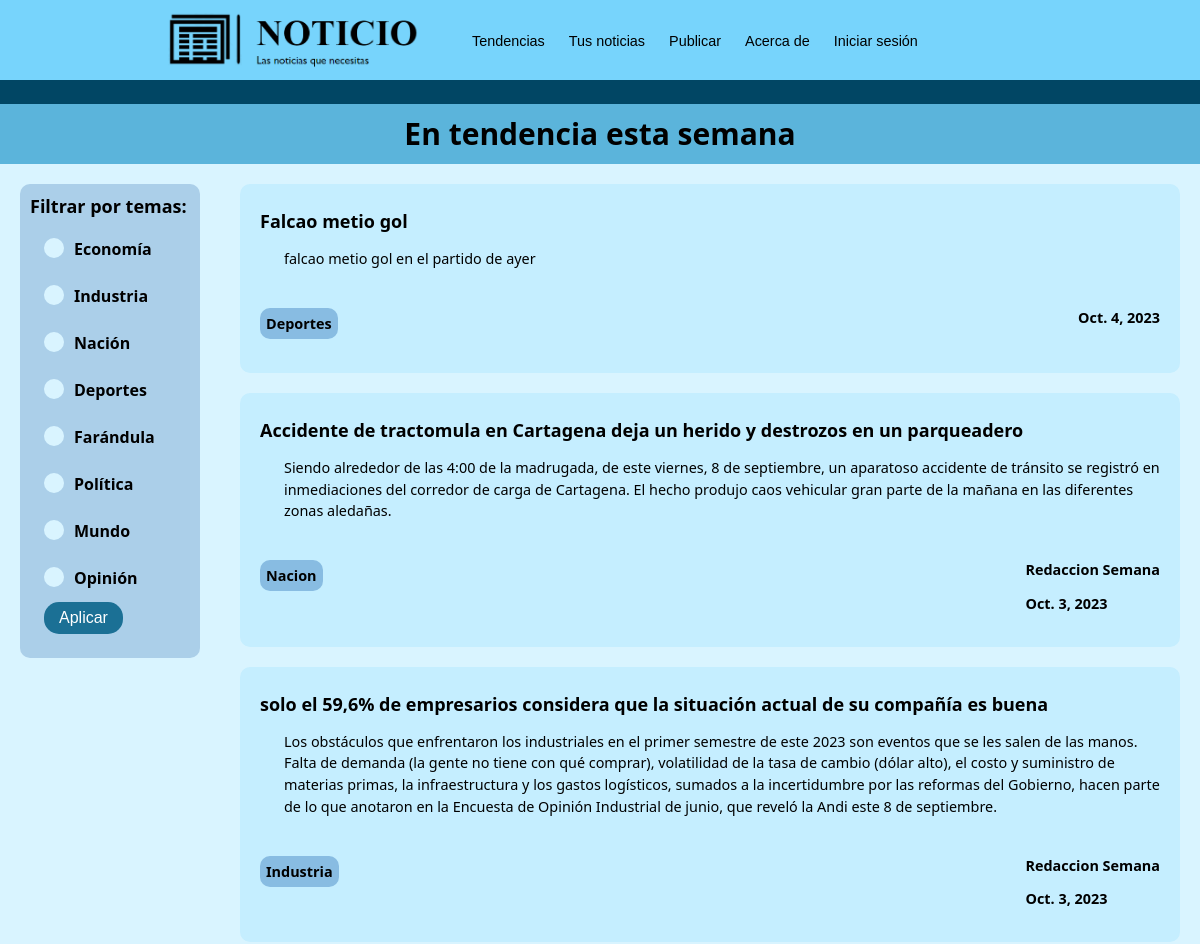
/ (upper part), run on an earlier commit of the app's database.
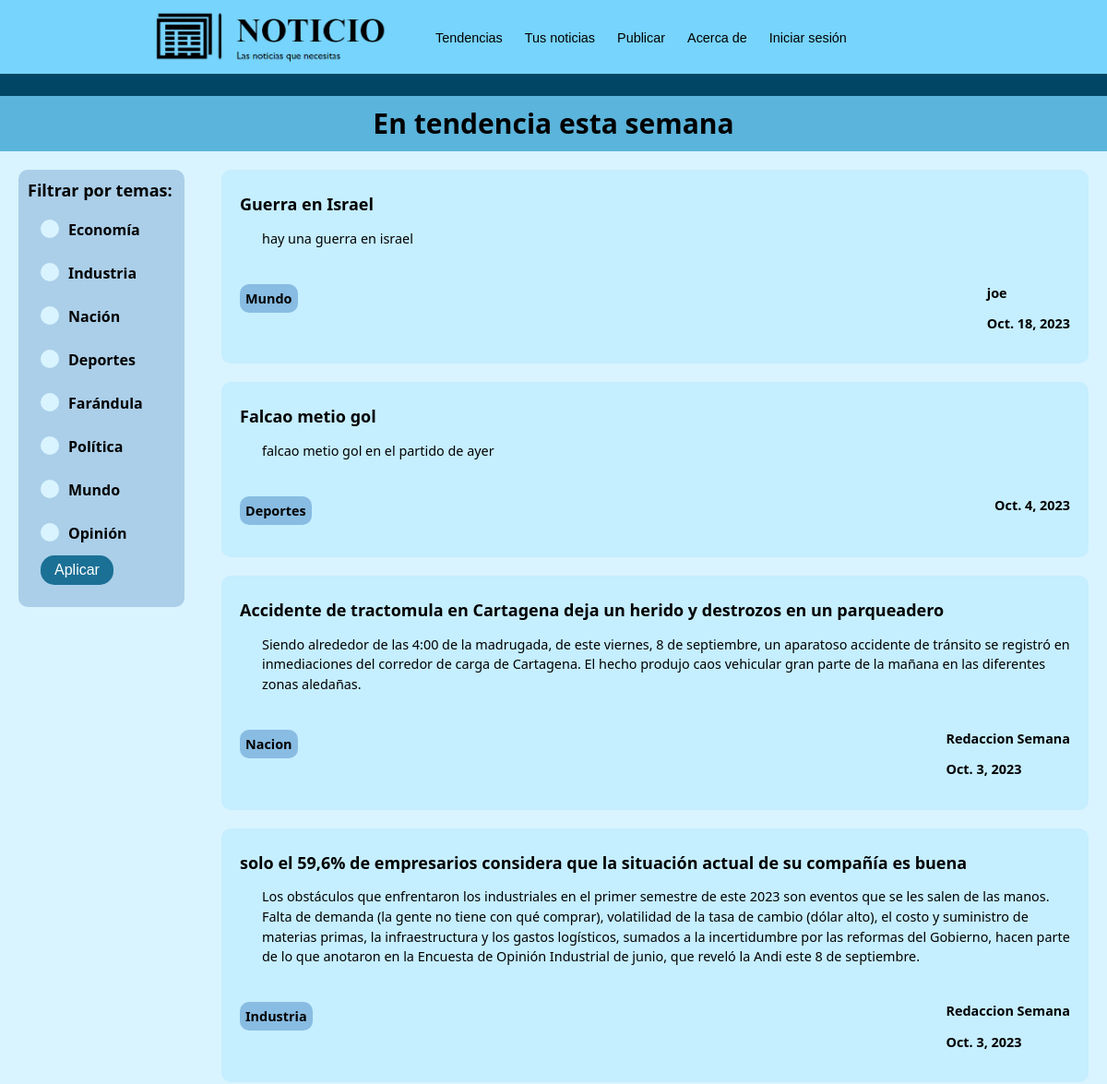
And on a later commit of the database.
### main/models.py (models this page shows, shortened)
class Noticia(models.Model):
    TAGS = (
        ('Nacion','Nacion'),
        ("Industria","Industria"),
        ("Economia","Economia"),
        ("Deportes","Deportes"),
        ("Farandula","Farandula"),
        ("Política","Política"),
        ("Mundo","Mundo"),
        ("Opinion","Opinion"),
    )
    autor = models.CharField(max_length=30)
    tags = models.CharField(max_length=50, choices = TAGS)
    titulo = models.TextField(max_length=200)
    resumen = models.TextField(max_length=600)
    fecha = models.DateField(auto_now=True)
    user = models.ForeignKey('CustomUser', on_delete=models.CASCADE,null=True,blank=True)
    url = models.CharField(max_length=200, null=True, blank = True)
    contenido = models.TextField(max_length=4000,null=True)
    class Meta:
        ordering = ["fecha"]

### main/views.py (the view, shortened to what this page needs)
# urls.py: path('',views.tendencias),
def tendencias(request):
    tags = ['Nacion','Industria', 'Economia', 'Deportes', 'Farandula','Política','Mundo','Opinion']
    applied_tags = []
    for tag in tags:
        if request.GET.get(tag):
            applied_tags.append(tag)
    noticias = Noticia.objects.all().order_by('fecha').reverse()
    if applied_tags == []:
        applied_tags = tags
    if request.method == 'GET':
        return render(request, "main/tendencias.html", {"noticias":noticias, "applied_tags":applied_tags})

### main/templates/main/tendencias.html (shortened to what this page needs)
{% extends 'main/layouts/nav1.html' %}
{% block content %}
<div id="subtitulo" class="contenedor-subtitulo">
    <p class="subtitle">En tendencia esta semana</p>
</div>
<div class="fondo">
    <div style="display: flex; flex-direction: column">
        <div id="filtros" class="filtros">
            <p class="subtitle2">Filtrar por temas:</p>
            <form class="form-filtros" method="get">
                <input type="checkbox" name = "Economia" class="form-checkbox" id="eco">
                <label for="eco" class="form-option">Economía</label><br><br>
                <input type="checkbox" name = "Industria" class="form-checkbox" id="ind">
                <label for="ind" class="form-option">Industria</label><br><br>
                <input type="checkbox" name = "Nacion" class="form-checkbox" id="nac">
                <label for="nac" class="form-option">Nación</label><br><br>
                <input type="checkbox" name = "Deportes" class="form-checkbox" id="dep">
                <label for="dep" class="form-option">Deportes</label><br><br>
                <input type="checkbox" name = "Farandula" class="form-checkbox" id="far">
                <label for="far" class="form-option">Farándula</label><br><br>
                <input type="checkbox" name = "Politica" class="form-checkbox" id="pol">
                <label for="pol" class="form-option">Política</label><br><br>
                <input type="checkbox" name = "Mundo" class="form-checkbox" id="mun">
                <label for="mun" class="form-option">Mundo</label><br><br>
                <input type="checkbox" name = "Opinion" class="form-checkbox" id="op">
                <label for="op" class="form-option">Opinión</label><br>
                <input type="submit" class="submit-btn" value="Aplicar">
            </form>
        </div>
    </div>
    <div class="contenedor-noticias">
        {% for noticia in noticias %}
        {% if noticia.tags in applied_tags %}
        <div class="noticia">
            {% if noticia.url == null %}
            <a class="titulo-noticia" href = '/noticia/{{noticia.id}}' target = "_blank"><h2>{{noticia.titulo}}</h2></a>
            {% else %}
            <a class="titulo-noticia" href = {{noticia.url}} target = "_blank"><h2>{{noticia.titulo}}</h2></a>
            {% endif %}
            <article class="bloque-texto">{{noticia.resumen}}</article>
            <div class="info-noticia">
                <p class="tag-noticia">{{noticia.tags}}</p>
                <div>
                    <p>{{noticia.autor}}</p>
                    <p>{{noticia.fecha}}</p>
                </div>
            </div>
        </div>
        {% endif %}
        {% endfor %}
    </div>
</div>
{% endblock %}

### main/templates/main/layouts/nav1.html (shortened to what this page needs)
{% load static %}
<!DOCTYPE html>
<html lang="es">
<!DOCTYPE html>
<head>
    <link href="{% static 'clases.css' %}" rel="stylesheet">
</head>
<body>
    <nav id="navbar" class="navbar navbar-expand-lg bg-body-tertiary">
        <div class="container-fluid">
            <a href="/" class="link-logo">
              <img src="{% static 'Logo Noticio.png' %}" class="imagen-logo">
            </a>
            <div class="collapse navbar-collapse" id="navbarSupportedContent">
              <ul class="navbar-nav" id="nav-items">
                <li class="nav-item">
                  <a class="nav-link active" aria-current="page" href="/">Tendencias</a>
                </li>
                <li class="nav-item">
                  <a class="nav-link" href="/tusnoticias">Tus noticias</a>
                </li>
                <li class="nav-item">
                  <a class="nav-link" href="/publicar">Publicar</a>
                </li>
                <li class="nav-item">
                  <a class="nav-link" href="/about">Acerca de</a>
                </li>
                {% if user.is_authenticated %}
                <li class="nav-item">
                  <a class="nav-link" href="/perfil">Perfil</a>
                </li>
                <li class="nav-item">
                  <a class="nav-link" href="/logout">Logout</a>
                </li>
                {% else %}
                <li class="nav-item">
                  <a class="nav-link" href="/iniciaSesion">Iniciar sesión</a>
                </li>
                {% endif %}
              </ul>
            </div>
        </div>
    </nav>
    <div id="separador"></div>
    {% block content %}
    {% endblock %}
</body>

### main/static/clases.css (style rules this page uses)
html { scroll-behavior: smooth; }
body { margin: 0px; font-family: system-ui, -apple-system, BlinkMacSystemFont, 'Segoe UI', Roboto, Oxygen, Ubuntu, Cantarell, 'Open Sans', 'Helvetica Neue', sans-serif; min-height: 100vh; background-color: #D9F4FF; }
a { text-decoration: none; color: #1B7095; }
#navbar { padding: 0px; position: relative; z-index: 1 }
#separador { background-color: #014664; width: 100%; height: 2.0vw; min-height: 23px; position: relative; z-index: 1; }
.bloque-texto { padding-left: 2vw; line-height: 1.5; margin-bottom: 2vw; border-radius: 10px; font-size: max(13px, 1.2vw) }
.contenedor-subtitulo { display: flex; justify-content: center; align-items: center; background-color: #5BB4DB; width: 100%; height: 5vw; min-height: 40px; position: relative; z-index: 1 }
.contenedor-noticias { width: 100%; }
.titulo-noticia { text-decoration: none; color: black; font-size: max(10px, 1vw); }
.subtitle { font-size: max(20px, 2.5vw); font-weight: 700; margin: 0px; }
.subtitle2 { padding: 10px; font-size: max(1.5vw, 16px); font-weight: 700; margin: 0px; }
.form-filtros { padding-left: max(2vw, 15px); padding-top: 10px; font-weight: 600; width: inherit; height: 35vw; min-height: 400px; max-height: 450px; }
.form-checkbox { appearance: none; -webkit-appearance: none; -moz-appearance: none; width: 20px; height: 20px; background-color: #D9F4FF; border-radius: 50%; outline: none; margin: 0px; font-size: auto; }
.form-option { position: absolute; padding-left: 10px; }
.fondo { display: flex; background-color: #D9F4FF; height: 100%; }
.filtros { position: sticky; background-color: #ABCFE9; margin: 20px; top: 20px; width: 15vw; min-width: 130px; border-radius: 10px; }
.noticia { background-color: #C5EEFF; border-radius: 10px; margin: 20px; padding: 20px; padding-top: 10px; }
.info-noticia { display: flex; justify-content: space-between; font-weight: 600; font-size: max(13px, 1.2vw); }
.tag-noticia { background-color: #88BCE2; border-radius: 10px; align-self: baseline; padding: max(6px, 0.5vw); }
.imagen-logo { height: fit-content; max-width: 70%; align-self: center; }
.nav-link { padding: 1vw !important; font-family: 'Gill Sans', 'Gill Sans MT', Calibri, 'Trebuchet MS', sans-serif; text-decoration: none; color: black; font-size: max(1.2vw, 13px); }
.link-logo { max-width: 500px; width: 30vw; min-width: 200px; display: flex; justify-content: flex-end; align-items: center; margin-left: 5vw; margin-top: 1vw; margin-bottom: 1vw; }
.container-fluid { display: flex; max-height: 140px; min-height: 60px; background-color: #77D4FC; flex-grow: 1; }
.navbar-collapse { display: flex; align-items: center; justify-content: space-between; flex-grow: 0.8; }
.navbar-nav { display: flex; align-items: center; list-style-type: none; border-bottom-left-radius: 10px; border-bottom-right-radius: 10px; }
.submit-btn { background-color: #1B7095; border-radius: 15px; color: white; border: #D9F4FF; margin-top: 10px; font-size: inherit; padding: 7px; padding-left: 15px; padding-right: 15px; }

What changed in the data, as far as the page shows it:
added Noticia: titulo "Guerra en Israel", resumen "hay una guerra en israel", tags "Mundo", autor "joe", fecha "Oct. 18, 2023"
